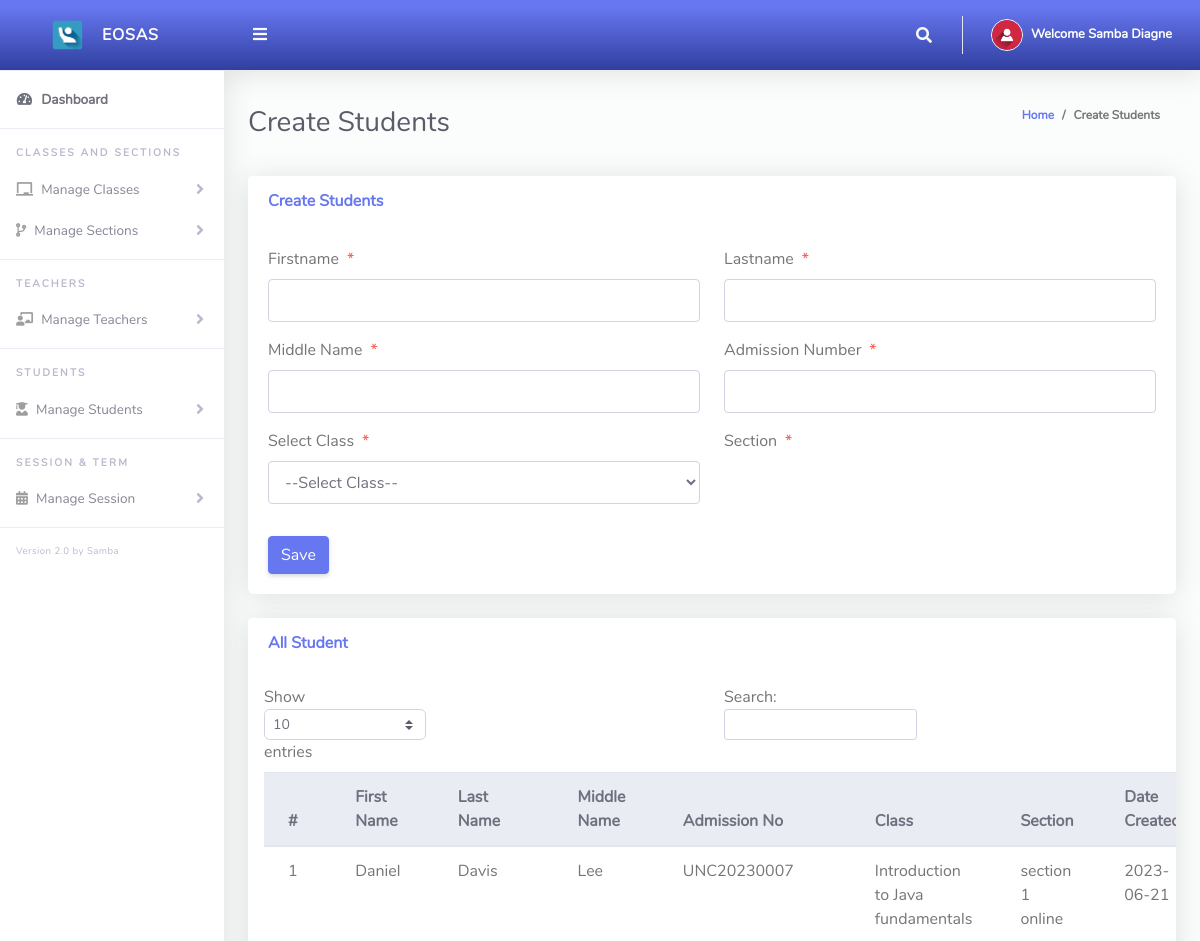
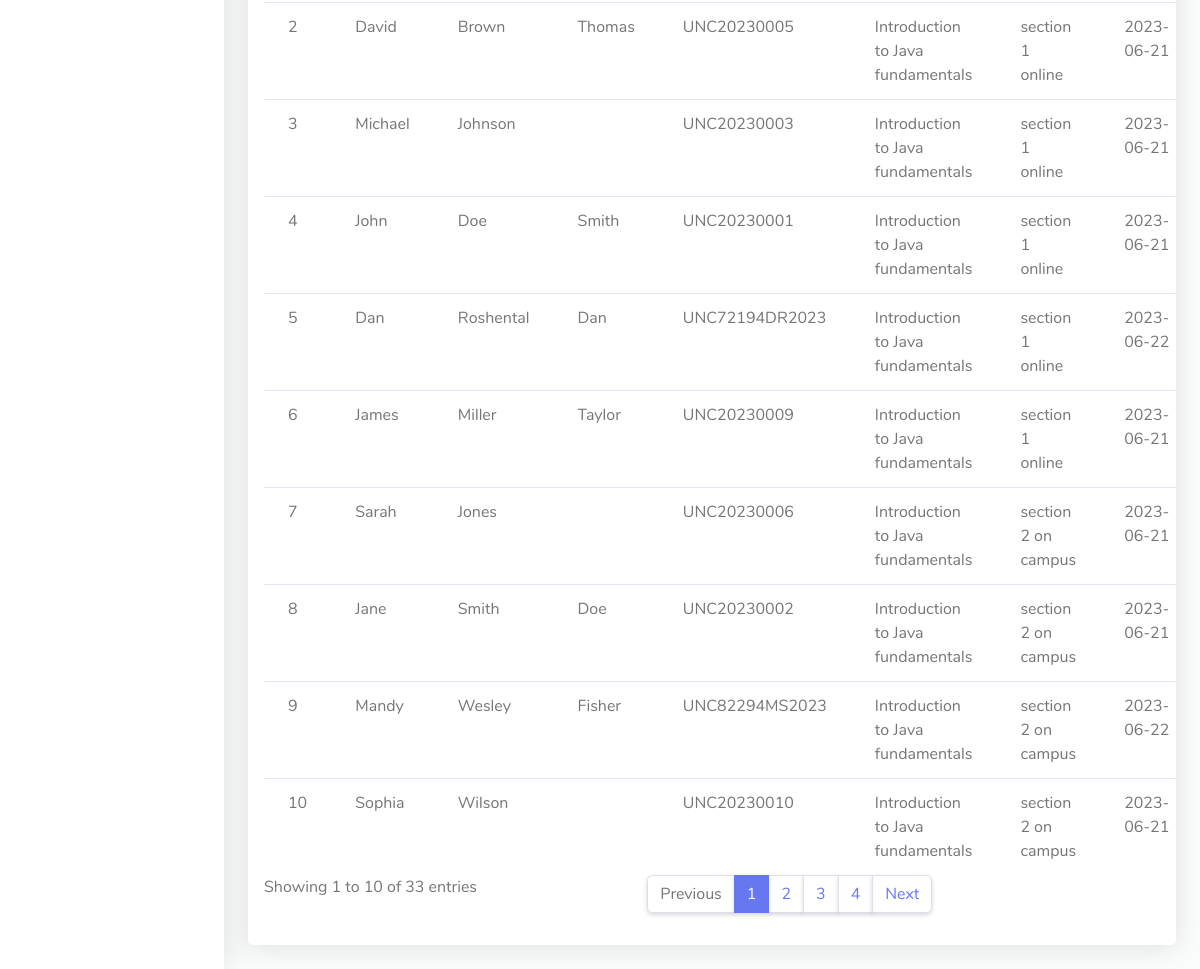
Page /Admin/createStudents.php (signed in) on the committed database (2 pictures, top to bottom).
### tables this page shows
CREATE TABLE IF NOT EXISTS `tblstudents` (
  `Id` int(10) NOT NULL AUTO_INCREMENT,
  `firstName` varchar(255) NOT NULL,
  `lastName` varchar(255) NOT NULL,
  `otherName` varchar(255) NOT NULL,
  `admissionNumber` varchar(255) NOT NULL,
  `password` varchar(50) NOT NULL,
  `classId` varchar(10) NOT NULL,
  `classArmId` varchar(10) NOT NULL,
  `dateCreated` varchar(50) NOT NULL,
  PRIMARY KEY (`Id`)
);

CREATE TABLE IF NOT EXISTS `tblclass` (
  `Id` int(10) NOT NULL AUTO_INCREMENT,
  `className` varchar(255) NOT NULL,
  PRIMARY KEY (`Id`)
);

CREATE TABLE IF NOT EXISTS `tblclassarms` (
  `Id` int(10) NOT NULL AUTO_INCREMENT,
  `classId` varchar(10) NOT NULL,
  `classArmName` varchar(255) NOT NULL,
  `isAssigned` varchar(10) NOT NULL,
  PRIMARY KEY (`Id`)
);

### Admin/createStudents.php (the view, shortened to what this page needs)
<?php
include '../Includes/dbcon.php';
?>
<!DOCTYPE html>
<html lang="en">
<head>
  <link href="../vendor/fontawesome-free/css/all.min.css" rel="stylesheet" type="text/css">
  <link href="../vendor/bootstrap/css/bootstrap.min.css" rel="stylesheet" type="text/css">
  <link href="css/ruang-admin.min.css" rel="stylesheet">
</head>
<body id="page-top">
  <div id="wrapper">
      <?php include "Includes/sidebar.php";?>
    <div id="content-wrapper" class="d-flex flex-column">
      <div id="content">
       <?php include "Includes/topbar.php";?>
        <div class="container-fluid" id="container-wrapper">
          <div class="d-sm-flex align-items-center justify-content-between mb-4">
            <h1 class="h3 mb-0 text-gray-800">Create Students</h1>
            <ol class="breadcrumb">
              <li class="breadcrumb-item"><a href="./">Home</a></li>
              <li class="breadcrumb-item active" aria-current="page">Create Students</li>
            </ol>
          </div>
          <div class="row">
            <div class="col-lg-12">
              <div class="card mb-4">
                <div class="card-header py-3 d-flex flex-row align-items-center justify-content-between">
                  <h6 class="m-0 font-weight-bold text-primary">Create Students</h6>
                </div>
                <div class="card-body">
                  <form method="post">
                   <div class="form-group row mb-3">
                        <div class="col-xl-6">
                        <label class="form-control-label">Firstname<span class="text-danger ml-2">*</span></label>
                        <input type="text" class="form-control" name="firstName" value="<?php echo $row['firstName'];?>" id="exampleInputFirstName" >
                        </div>
                        <div class="col-xl-6">
                        <label class="form-control-label">Lastname<span class="text-danger ml-2">*</span></label>
                      <input type="text" class="form-control" name="lastName" value="<?php echo $row['lastName'];?>" id="exampleInputFirstName" >
                        </div>
                    </div>
                     <div class="form-group row mb-3">
                        <div class="col-xl-6">
                        <label class="form-control-label">Middle Name<span class="text-danger ml-2">*</span></label>
                        <input type="text" class="form-control" name="otherName" value="<?php echo $row['otherName'];?>" id="exampleInputFirstName" >
                        </div>
                        <div class="col-xl-6">
                        <label class="form-control-label">Admission Number<span class="text-danger ml-2">*</span></label>
                      <input type="text" class="form-control" required name="admissionNumber" value="<?php echo $row['admissionNumber'];?>" id="exampleInputFirstName" >
                        </div>
                    </div>
                    <div class="form-group row mb-3">
                        <div class="col-xl-6">
                        <label class="form-control-label">Select Class<span class="text-danger ml-2">*</span></label>
                         <?php
                        $qry= "SELECT * FROM tblclass ORDER BY className ASC";
                        $result = $conn->query($qry);
                        $num = $result->num_rows;
                        if ($num > 0){
                          echo ' <select required name="classId" onchange="classArmDropdown(this.value)" class="form-control mb-3">';
                          echo'<option value="">--Select Class--</option>';
                                  echo '</select>';
                              }
                            ?>
                        </div>
                        <div class="col-xl-6">
                        <label class="form-control-label">Section<span class="text-danger ml-2">*</span></label>
                        </div>
                    </div>
                      <?php
                    if (isset($Id))
                    {
                    ?>
                    <button type="submit" name="update" class="btn btn-warning">Update</button>
                    &nbsp;&nbsp;&nbsp;&nbsp;&nbsp;&nbsp;&nbsp;&nbsp;&nbsp;&nbsp;
                    <?php
                    } else {
                    ?>
                    <button type="submit" name="save" class="btn btn-primary">Save</button>
                    <?php
                    }
                    ?>
                  </form>
                </div>
              </div>
                 <div class="row">
              <div class="col-lg-12">
              <div class="card mb-4">
                <div class="card-header py-3 d-flex flex-row align-items-center justify-content-between">
                  <h6 class="m-0 font-weight-bold text-primary">All Student</h6>
                </div>
                <div class="table-responsive p-3">
                  <table class="table align-items-center table-flush table-hover" id="dataTableHover">
                    <thead class="thead-light">
                      <tr>
                        <th>#</th>
                        <th>First Name</th>
                        <th>Last Name</th>
                        <th>Middle Name</th>
                        <th>Admission No</th>
                        <th>Class</th>
                        <th>Section</th>
                        <th>Date Created</th>
                      </tr>
                    </thead>
                    <tbody>
                  <?php
                      $query = "SELECT tblstudents.Id,tblclass.className,tblclassarms.classArmName,tblclassarms.Id AS classArmId,tblstudents.firstName,
                      tblstudents.lastName,tblstudents.otherName,tblstudents.admissionNumber,tblstudents.dateCreated
                      FROM tblstudents
                      INNER JOIN tblclass ON tblclass.Id = tblstudents.classId
                      INNER JOIN tblclassarms ON tblclassarms.Id = tblstudents.classArmId";
                      $rs = $conn->query($query);
                      $num = $rs->num_rows;
                      $sn=0;
                      if($num > 0)
                      {
                        while ($rows = $rs->fetch_assoc())
                          {
                             $sn = $sn + 1;
                            echo"
                              <tr>
                                <td>".$sn."</td>
                                <td>".$rows['firstName']."</td>
                                <td>".$rows['lastName']."</td>
                                <td>".$rows['otherName']."</td>
                                <td>".$rows['admissionNumber']."</td>
                                <td>".$rows['className']."</td>
                                <td>".$rows['classArmName']."</td>
                                 <td>".$rows['dateCreated']."</td>
                                <td><a href='?action=edit&Id=".$rows['Id']."'><i class='fas fa-fw fa-edit'></i></a></td>
                                <td><a href='?action=delete&Id=".$rows['Id']."'><i class='fas fa-fw fa-trash'></i></a></td>
                              </tr>";
                          }
                      }
                      else
                      {
                           echo
                           "<div class='alert alert-danger' role='alert'>
                            No Record Found!
                            </div>";
                      }
                      ?>
                    </tbody>
                  </table>
                </div>
              </div>
            </div>
            </div>
          </div>
        </div>
      </div>
    </div>
  </div>
</body>
</html>

### Admin/Includes/topbar.php (shortened to what this page needs)
<?php
  $query = "SELECT * FROM tbladmin WHERE Id = ".$_SESSION['userId']."";
  $rs = $conn->query($query);
  $rows = $rs->fetch_assoc();
  $fullName = $rows['firstName']." ".$rows['lastName'];
?>
<nav class="navbar navbar-expand navbar-light bg-gradient-primary topbar mb-4 static-top">
          <button id="sidebarToggleTop" class="btn btn-link rounded-circle mr-3">
            <i class="fa fa-bars"></i>
          </button>
          <ul class="navbar-nav ml-auto">
            <li class="nav-item dropdown no-arrow">
              <a class="nav-link dropdown-toggle" href="#" id="searchDropdown" role="button" data-toggle="dropdown"
                aria-haspopup="true" aria-expanded="false">
                <i class="fas fa-search fa-fw"></i>
              </a>
            </li>
            <li class="nav-item dropdown no-arrow">
              <a class="nav-link dropdown-toggle" href="#" id="userDropdown" role="button" data-toggle="dropdown"
                aria-haspopup="true" aria-expanded="false">
                <img class="img-profile rounded-circle" src="img/user-icn.png" style="max-width: 60px">
                <span class="ml-2 d-none d-lg-inline text-white small"><b>Welcome <?php echo $fullName;?></b></span>
              </a>
            </li>
          </ul>
        </nav>

### rows in the picture
tblstudents: firstName "Daniel", lastName "Davis", otherName "Lee", admissionNumber "UNC20230007", classId.className "Introduction to Java fundamentals", classArmId.classArmName "section 1 online", dateCreated "2023-06-21"
tblstudents: firstName "David", lastName "Brown", otherName "Thomas", admissionNumber "UNC20230005", classId.className "Introduction to Java fundamentals", classArmId.classArmName "section 1 online", dateCreated "2023-06-21"
tblstudents: firstName "Michael", lastName "Johnson", admissionNumber "UNC20230003", classId.className "Introduction to Java fundamentals", classArmId.classArmName "section 1 online", dateCreated "2023-06-21"
tblstudents: firstName "John", lastName "Doe", otherName "Smith", admissionNumber "UNC20230001", classId.className "Introduction to Java fundamentals", classArmId.classArmName "section 1 online", dateCreated "2023-06-21"
tblstudents: firstName "Dan", lastName "Roshental", otherName "Dan", admissionNumber "UNC72194DR2023", classId.className "Introduction to Java fundamentals", classArmId.classArmName "section 1 online", dateCreated "2023-06-22"
tblstudents: firstName "James", lastName "Miller", otherName "Taylor", admissionNumber "UNC20230009", classId.className "Introduction to Java fundamentals", classArmId.classArmName "section 1 online", dateCreated "2023-06-21"
tblstudents: firstName "Sarah", lastName "Jones", admissionNumber "UNC20230006", classId.className "Introduction to Java fundamentals", classArmId.classArmName "section 2 on campus", dateCreated "2023-06-21"
tblstudents: firstName "Jane", lastName "Smith", otherName "Doe", admissionNumber "UNC20230002", classId.className "Introduction to Java fundamentals", classArmId.classArmName "section 2 on campus", dateCreated "2023-06-21"
tblstudents: firstName "Mandy", lastName "Wesley", otherName "Fisher", admissionNumber "UNC82294MS2023", classId.className "Introduction to Java fundamentals", classArmId.classArmName "section 2 on campus", dateCreated "2023-06-22"
tblstudents: firstName "Sophia", lastName "Wilson", admissionNumber "UNC20230010", classId.className "Introduction to Java fundamentals", classArmId.classArmName "section 2 on campus", dateCreated "2023-06-21"

### other values in the picture
$fullName "Samba Diagne"
